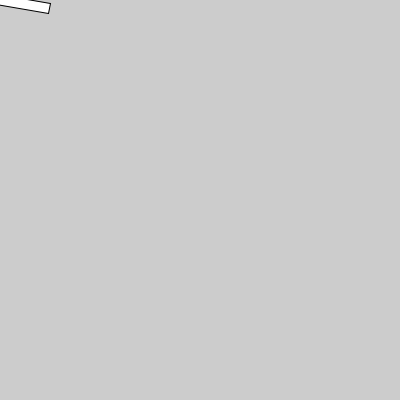
Frame 1 (no input)
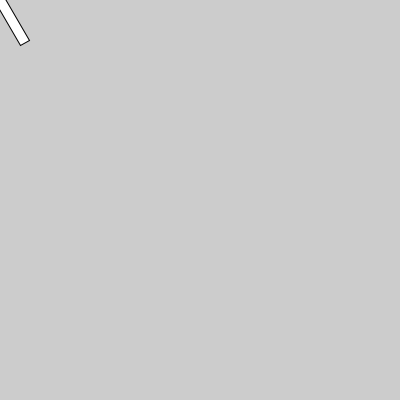
Frame 60 (the mouse pressed at the canvas centre just before this capture)
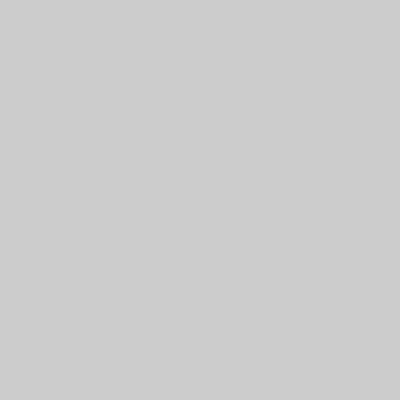
Frame 120 (the mouse held since frame 60 and released just before this capture)

The Processing sketch that drew these frames (run headless with seeded random() and noise(); from frame 60 on, the mouse is pressed at the canvas centre):

// Processing sketch: week05_5_rotate_radians_frameCount_traslate_mouseX_mouseY
// ── week05_5_rotate_radians_frameCount_traslate_mouseX_mouseY.pde
//week05_5_rotate_radians_frameCount_traslate_mouseX_mouseY
//比較 rotate 與 traslate 的順序
void setup(){
  size(400,400);
}
void draw(){
  background(204);
  //請做以下測試:把下面2行，調一下順序
  //會發現:畫東西之前的 translate()才有效果
  //在電腦圖學裡，畫圖時，會照著之前「累績的移動、旋轉」來放東西
  rotate(radians(frameCount)*10);
  translate(mouseX,mouseY); //移到mouse所在位置
  rect(-50,-5,100,10); //寬度100的棒子，但放在左上角
}
